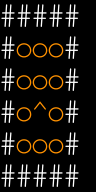

This is a level from a 2D game, rendered from its Tiled map with the project's own tilesets. A one-line summary and the complete map file follow:
An orthogonal 6x6 tile map with 16x32 px tiles, 3 tile layers (Terrain, Foes, Orb).

<map version="1.10" tiledversion="1.11.2" orientation="orthogonal" renderorder="right-down" width="6" height="6" tilewidth="16" tileheight="32" infinite="0" nextlayerid="4" nextobjectid="1">
 <properties>
  <property name="fp_regen" type="int" value="4" />
  <property name="name" value="Senses - Self" />
  <property name="senses" value="Self" />
  <property name="timeline_length" type="int" value="100" />
  <property name="timeline_type" value="Asynchronous" />
 </properties>
 <tileset firstgid="1" source="tileset/editor.tsx" />
 <layer id="2" name="Terrain" width="6" height="6">
  <data encoding="csv">
5,5,5,5,5,0,
5,1,1,1,5,0,
5,1,1,1,5,0,
5,1,3,1,5,0,
5,1,1,1,5,0,
5,5,5,5,5,0
</data>
 </layer>
 <layer id="3" name="Foes" width="6" height="6">
  <data encoding="csv">
0,0,0,0,0,0,
0,0,0,0,0,0,
0,0,0,0,0,0,
0,0,0,0,0,0,
0,0,0,0,0,0,
0,0,0,0,0,0
</data>
 </layer>
 <layer id="1" name="Orb" width="6" height="6">
  <data encoding="csv">
0,0,0,0,0,0,
0,4,4,4,0,0,
0,4,4,4,0,0,
0,4,0,4,0,0,
0,4,4,4,0,0,
0,0,0,0,0,0
</data>
 </layer>
</map>
